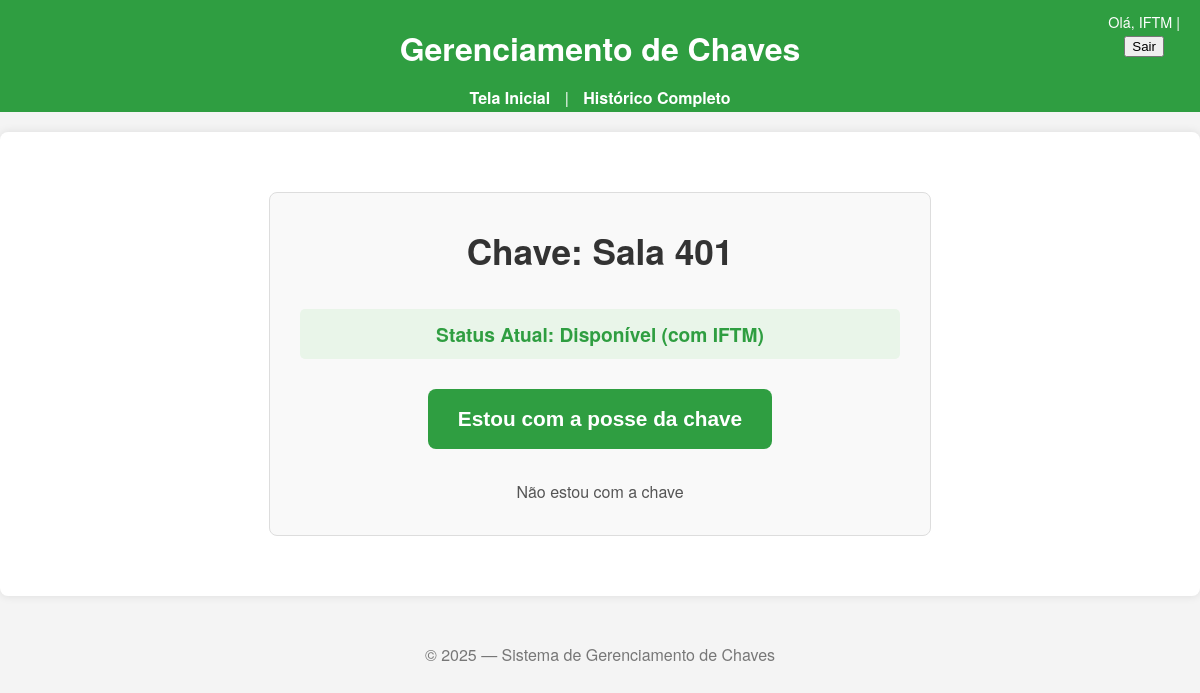
/chave/2/ (signed in), run on an earlier commit of the app's database.
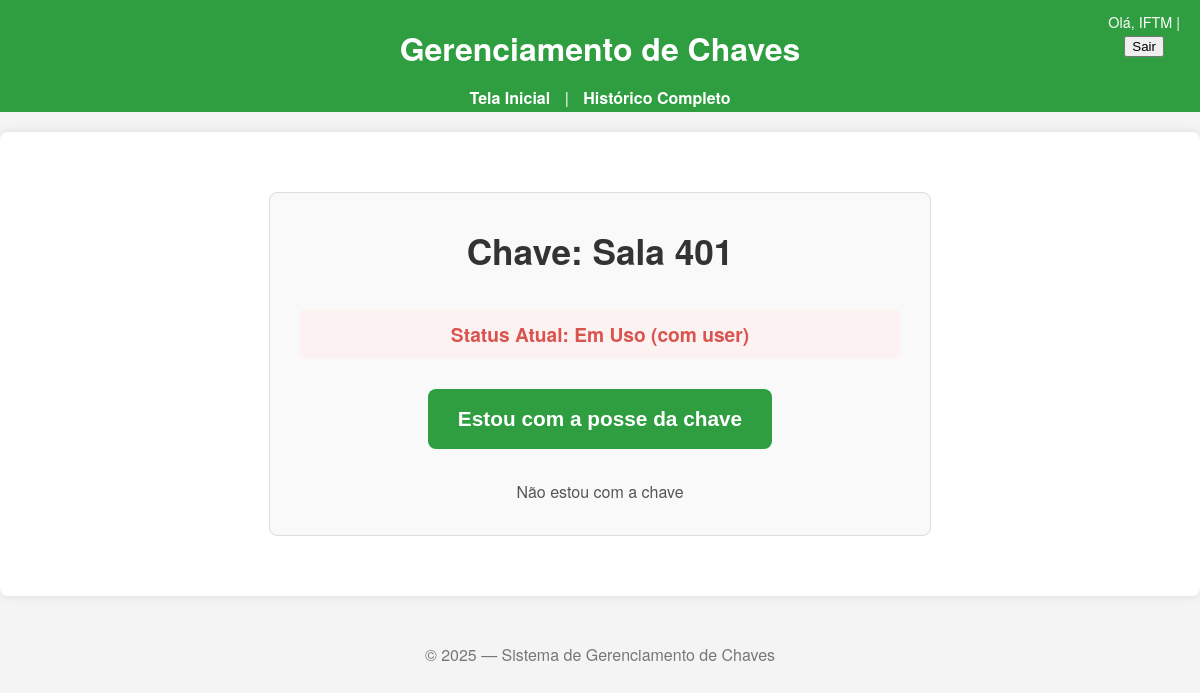
And on a later commit of the database.
### principal/submodels/usuarioModels.py (models this page shows)
class Usuario(AbstractUser):
    cpf = models.CharField('CPF', max_length=15, unique=True, help_text='CPF do servidor.')
    contato = models.CharField('Contato', max_length=15, help_text='Telefone de contato do servidor.')
    groups = models.ManyToManyField(
        Group,
        verbose_name='grupos',
        blank=True,
        help_text='Os grupos a que este usuário pertence. Um usuário terá todas as permissões concedidas a cada um dos seus grupos.',
        related_name="usuario_set",    # Nome personalizado para a relação reversa
        related_query_name="usuario",  # Nome para consultas reversas
    )
    user_permissions = models.ManyToManyField(
        'auth.Permission',
        verbose_name='permissões do usuário',
        blank=True,
        help_text='Permissões específicas para este usuário.',
        related_name="usuario_set",    # Nome personalizado para a relação reversa
        related_query_name="usuario",  # Nome para consultas reversas
    )
    def __str__(self):
        return self.get_full_name() or self.username

### principal/submodels/chaveModels.py (models this page shows, shortened)
class Chave(models.Model):
    STATUS_CHOICES = [
        ('disponivel', 'Disponível'),
        ('em_uso', 'Em Uso'),
    ]
    nome = models.CharField('Nome da Chave', max_length=100, unique=True, help_text='Ex: Laboratório de Redes, Sala 203.')
    descricao = models.TextField('Descrição', blank=True, help_text='Informações adicionais sobre a chave ou o local.')
    status = models.CharField(
        'Status Atual',
        max_length=20,
        choices=STATUS_CHOICES,
        default='disponivel'
    )
    portador_atual = models.ForeignKey(
        Usuario,
        on_delete=models.SET_NULL,
        null=True,
        blank=True,
        related_name='chaves_em_posse',
        verbose_name='Portador Atual'
    )
    grupo_permissao = models.ForeignKey(
        Group,
        on_delete=models.SET_NULL,
        null=True,
        blank=True,
        verbose_name='Grupo com Permissão',
        help_text='Se definido, apenas usuários deste grupo podem retirar esta chave.'
    )
    excluido = models.BooleanField(
        'Excluído (Logicamente)',
        default=False,
        help_text='Se marcado, a chave não aparecerá para novos empréstimos, mas será mantida no histórico.'
    )
    class Meta:
        verbose_name = 'Chave'
        verbose_name_plural = 'Chaves'

### principal/views.py (the view)
# urls.py: path('chave/<int:pk>/', views.pegar_chave, name='pegar_chave'),
@login_required
def pegar_chave(request, pk):
    chave = get_object_or_404(Chave, pk=pk)
    usuario_logado = request.user
    if request.method == 'POST':
        if chave.portador_atual != usuario_logado:
            HistoricoEmprestimo.objects.create(
                chave=chave,
                usuario=usuario_logado,
                acao='adquirida'
            )
        return redirect('index')
    else: # request.method == 'GET'
        contexto = {
            'chave': chave
        }
        return render(request, 'ativos/chaves/chave.html', contexto)

### principal/templates/ativos/chaves/chave.html (shortened to what this page needs)
{% extends 'base.html' %}
{% load static %}
{% block content %}
    <div class="chave-action-container">
        <h2>Chave: {{ chave.nome }}</h2>
        <p class="chave-status {% if chave.status == 'disponivel' %}status-disponivel{% else %}status-em-uso{% endif %}">
            Status Atual: {{ chave.get_status_display }}
            {% if chave.portador_atual %}
                (com {{ chave.portador_atual.username }})
            {% endif %}
        </p>
        <div class="chave-actions">
            {% if chave.status == 'disponivel' or chave.portador_atual != user %}
                <form method="post" action="{% url 'pegar_chave' pk=chave.pk %}" style="margin-bottom: 15px;">
                    <button type="submit" class="btn-pegar-chave">Estou com a posse da chave</button>
                </form>
                <a href="{% url 'index' %}" class="btn-voltar-index">Não estou com a chave</a>
            {% elif chave.portador_atual == user %}
                 <p class="info-message">Você já está com esta chave.</p>
                 <a href="{% url 'index' %}" class="btn-voltar-index">Voltar a tela Inicial</a>
             {% endif %}
        </div>
    </div>
{% endblock %}

### principal/templates/base.html (shortened to what this page needs)
{% load static %}
<!doctype html>
<html lang="pt-BR">
<head>
    <link rel="stylesheet" href="{% static 'styles/style.css' %}">
</head>
<body>
    <header>
        <h1>Gerenciamento de Chaves</h1>
        <nav>
            <a href="{% url 'index' %}">Tela Inicial</a>
            {% if user.is_staff %}
                | <a href="{% url 'historico_list' %}">Histórico Completo</a>
            {% endif %}
        </nav>
        {% if user.is_authenticated %}
        <div class="user-info">
            <span>Olá, {{ user|default:"Usuário" }}</span> |
            <form method="post" action="{% url 'logout' %}" class="form-logout">
                <button type="submit" class="btn-logout">Sair</button>
            </form>
        </div>
        {% endif %}
    </header>
    <main>
        {% block content %}
        {% endblock %}
    </main>
    <footer>
        <p>© {% now "Y" %} — Sistema de Gerenciamento de Chaves</p>
    </footer>
</body>
</html>

### principal/static/styles/style.css (style rules this page uses)
body { font-family: "Helvetica Neue", Helvetica, Arial, sans-serif; margin: 0; padding: 0; background-color: #f4f4f4; color: #333; line-height: 1.6; overflow-y: scroll; }
header { background-color: #2f9e41; color: #fff; padding: 1rem; text-align: center; height: 80px; display: flex; flex-direction: column; align-items: center; justify-content: center; }
header h1 { margin-bottom: 5px; }
header nav { margin-top: 5px; }
header nav a { color: #fff; text-decoration: none; margin: 0 10px; font-weight: bold; }
main { max-width: 1200px; margin: 20px auto; padding: 20px; background: #fff; border-radius: 8px; box-shadow: 0 0 10px rgba(0,0,0,0.1); }
footer { text-align: center; margin-top: 20px; padding: 10px; color: #777; font-family: "Helvetica Neue", Helvetica, Arial, sans-serif; }
.chave-action-container { max-width: 600px; margin: 40px auto; padding: 30px; text-align: center; border: 1px solid #ddd; border-radius: 8px; background-color: #f9f9f9; }
.chave-action-container h2 { margin-top: 0; font-size: 2.2rem; color: #333; }
.chave-status { font-size: 1.2rem; font-weight: bold; margin-bottom: 30px; padding: 10px; border-radius: 5px; }
.status-em-uso { color: #d9534f; background-color: #fdf2f2; }
.chave-actions { display: flex; flex-direction: column; align-items: center; gap: 15px; }
.btn-pegar-chave { padding: 18px 30px; font-size: 1.3rem; font-weight: bold; background-color: #2f9e41; color: white; border: none; border-radius: 8px; cursor: pointer; text-decoration: none; transition: background-color 0.2s; width: 100%; }
.btn-voltar-index { font-size: 1rem; color: #555; text-decoration: none; }
header { position: relative; }
.user-info { position: absolute; top: 10px; right: 20px; color: #fff; font-size: 0.9rem; }

What changed in the data, as far as the page shows it:
changed Chave "Sala 401": status "Disponível" → "Em Uso"; portador_atual.username "IFTM" → "user"
